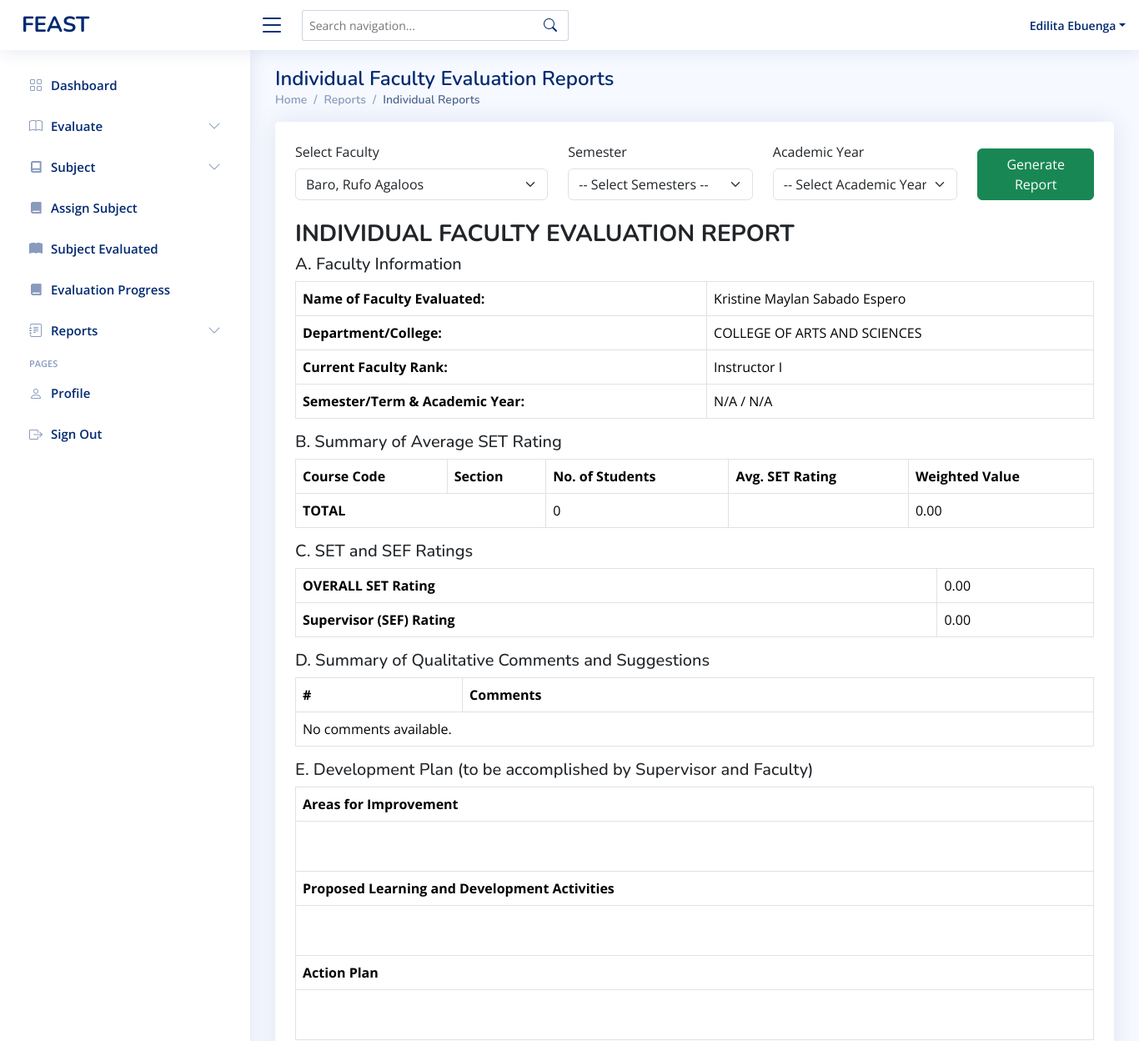
/admin-individualreport-orig.php?faculty_id=00421 (signed in, upper part), run on an earlier commit of the app's database.
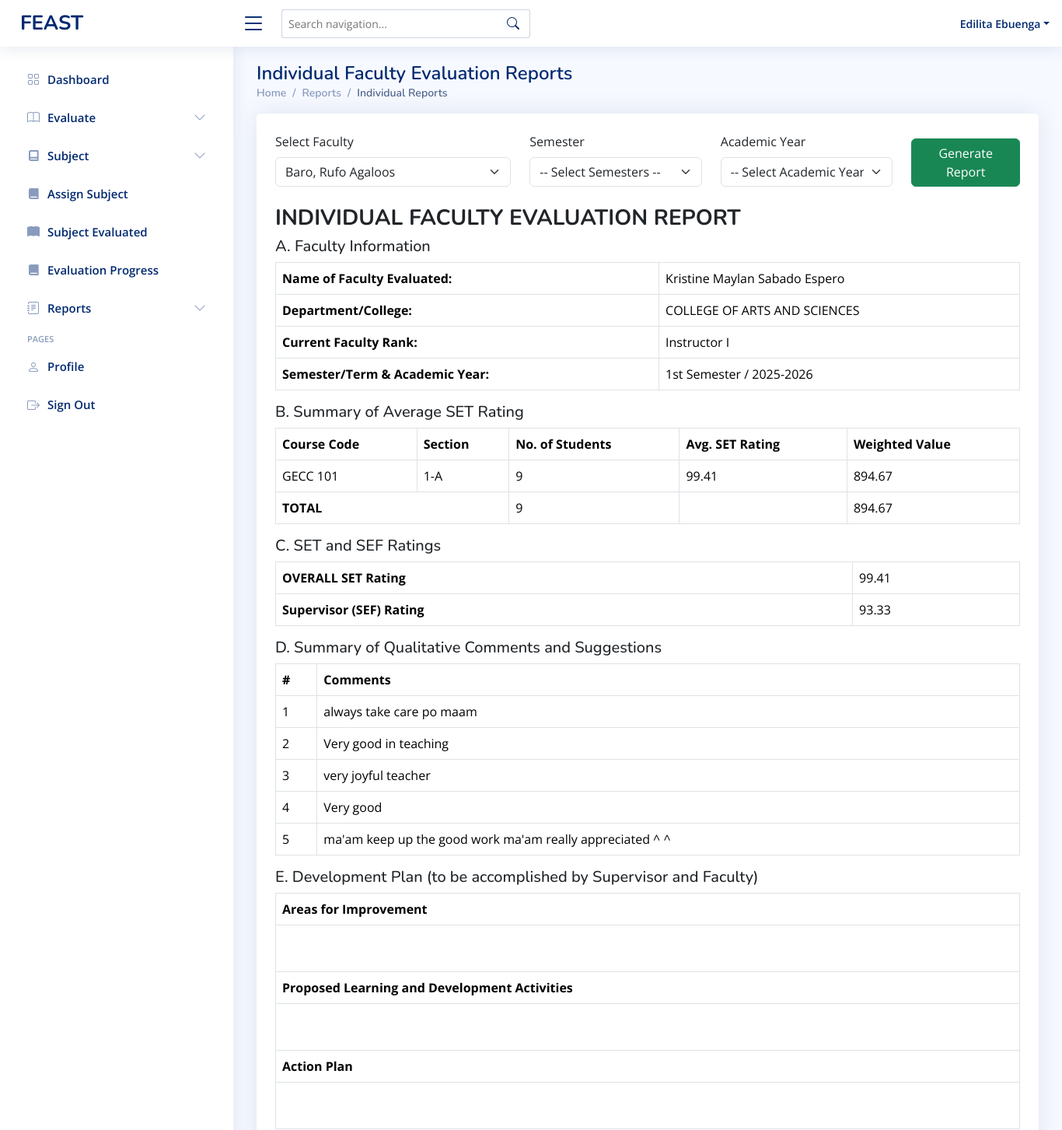
And on a later commit of the database.
### tables this page shows
CREATE TABLE `admin_evaluation` (
  `id` int(11) NOT NULL,
  `evaluator_id` varchar(50) NOT NULL,
  `evaluatee_id` varchar(50) NOT NULL,
  `evaluator_position` varchar(50) NOT NULL,
  `academic_year` varchar(20) NOT NULL,
  `semester` enum('1st Semester','2nd Semester','Summer') NOT NULL,
  `total_score` int(11) NOT NULL,
  `computed_rating` decimal(5,2) NOT NULL,
  `comments` text DEFAULT NULL,
  `department` varchar(255) DEFAULT NULL,
  `evaluation_date` datetime DEFAULT current_timestamp()
);

CREATE TABLE `evaluation` (
  `id` int(11) NOT NULL,
  `student_id` varchar(50) DEFAULT NULL,
  `department` varchar(255) NOT NULL,
  `subject_code` varchar(50) DEFAULT NULL,
  `subject_title` varchar(50) NOT NULL,
  `academic_year` varchar(9) NOT NULL,
  `faculty_id` varchar(50) DEFAULT NULL,
  `total_score` decimal(5,2) DEFAULT NULL,
  `computed_rating` decimal(5,2) NOT NULL,
  `comment` text DEFAULT NULL,
  `created_at` timestamp NOT NULL DEFAULT current_timestamp(),
  `semester` varchar(255) DEFAULT NULL,
  `student_section` varchar(11) NOT NULL,
  `is_anonymous` varchar(3) NOT NULL DEFAULT 'no'
);

### admin-individualreport-orig.php (the view, shortened to what the changed rows need)
<?php
include 'conn/conn.php';
?>
<!DOCTYPE html>
<html lang="en">
<head>
  <?php include 'head.php' ?>
</head>
<body>
  <main id="main" class="main">
    <div class="pagetitle">
      <h1>Individual Faculty Evaluation Reports</h1>
    </div>
    <div class="card p-4 mb-4">
      <?php
      if (isset($_GET['faculty_id'])) {
        $faculty_id = $_GET['faculty_id'];
        $stmt = $conn->prepare("SELECT last_name, first_name, mid_name, department, faculty_rank FROM faculty WHERE idnumber = ?");
        $stmt->bind_param("s", $faculty_id);
        $stmt->execute();
        $stmt->bind_result($lname, $fname, $mname, $department, $faculty_rank);
        $faculty_name = "$fname $mname $lname";
        $params_types = "s";
        $params_values = [$faculty_id];
        $eval_where_clauses = ["faculty_id = ?"];
        $admin_eval_where_clauses = ["evaluatee_id = ?"];
        $eval_where_sql = implode(' AND ', $eval_where_clauses);
        $admin_eval_where_sql = implode(' AND ', $admin_eval_where_clauses);
        $semester = "N/A";
        $academic_year = "N/A";
        $admin_eval_stmt = $conn->prepare("SELECT semester, academic_year FROM admin_evaluation WHERE " . $admin_eval_where_sql . " ORDER BY evaluation_date DESC LIMIT 1");
        if ($admin_eval_stmt) {
          $admin_eval_stmt->bind_param($params_types, ...$params_values);
          $admin_eval_stmt->execute();
          $admin_eval_stmt->bind_result($sem_res, $ay_res);
          if ($admin_eval_stmt->fetch()) {
            $semester = $sem_res;
            $academic_year = $ay_res;
          }
        }
        $set_summary_query = "SELECT
                                        e.subject_code,
                                        TRIM(e.student_section) AS student_section,
                                        COUNT(*) AS num_students,
                                        ROUND(AVG(e.computed_rating), 2) AS avg_rating,
                                        ROUND(COUNT(*) * AVG(e.computed_rating), 2) AS weighted_value
                                    FROM evaluation e
                                    WHERE " . $eval_where_sql;
        $set_summary_query .= " GROUP BY e.subject_code, TRIM(e.student_section)";
        $stmt_set = $conn->prepare($set_summary_query);
        if ($stmt_set) {
          $stmt_set->bind_param($params_types, ...$params_values);
          $stmt_set->execute();
          $result = $stmt_set->get_result();
        } else {
          $result = false;
        }
        $total_students = 0;
        $total_weighted_value = 0;
        $table_rows = '';
        if ($result) {
          while ($row = mysqli_fetch_assoc($result)) {
            $subject = htmlspecialchars($row['subject_code']);
            $section = htmlspecialchars($row['student_section']);
            $students = $row['num_students'];
            $avg = number_format($row['avg_rating'], 2);
            $weighted = number_format($row['weighted_value'], 2);
            $total_students += $students;
            $total_weighted_value += $row['weighted_value'];
            $table_rows .= "<tr>
                                            <td>$subject</td>
                                            <td>$section</td>
                                            <td>$students</td>
                                            <td>$avg</td>
                                            <td>$weighted</td>
                                        </tr>";
          }
        }
        $overall_set = $total_students ? number_format($total_weighted_value / $total_students, 2) : '0.00';
        $sef_query = "SELECT AVG(computed_rating) as sef_rating FROM admin_evaluation WHERE " . $admin_eval_where_sql;
        $stmt_sef = $conn->prepare($sef_query);
        $sef_rating = 0;
        if ($stmt_sef) {
          $stmt_sef->bind_param($params_types, ...$params_values);
          $stmt_sef->execute();
          $sef_result = $stmt_sef->get_result();
          $sef_rating = mysqli_fetch_assoc($sef_result)['sef_rating'] ?? 0;
          $sef_rating = number_format($sef_rating, 2);
        }
        $comments_query = "SELECT comment FROM evaluation WHERE " . $eval_where_sql . " AND comment IS NOT NULL AND comment <> '' LIMIT 5";
        $stmt_comments = $conn->prepare($comments_query);
        if ($stmt_comments) {
          $stmt_comments->bind_param($params_types, ...$params_values);
          $stmt_comments->execute();
          $comments_q = $stmt_comments->get_result();
        } else {
          $comments_q = false;
        }
      ?>
        <h3><strong>INDIVIDUAL FACULTY EVALUATION REPORT</strong></h3>
        <h5>A. Faculty Information</h5>
        <table class="table table-bordered">
          <tr>
            <th>Name of Faculty Evaluated:</th>
            <td><?= htmlspecialchars($faculty_name) ?></td>
          </tr>
          <tr>
            <th>Department/College:</th>
            <td><?= htmlspecialchars($department) ?></td>
          </tr>
          <tr>
            <th>Current Faculty Rank:</th>
            <td><?= htmlspecialchars($faculty_rank) ?></td>
          </tr>
          <tr>
            <th>Semester/Term & Academic Year:</th>
            <td><?= htmlspecialchars($semester) ?> / <?= htmlspecialchars($academic_year) ?></td>
          </tr>
        </table>
        <h5>B. Summary of Average SET Rating</h5>
        <table class="table table-bordered">
          <thead>
            <tr>
              <th>Course Code</th>
              <th>Section</th>
              <th>No. of Students</th>
              <th>Avg. SET Rating</th>
              <th>Weighted Value</th>
            </tr>
          </thead>
          <tbody>
            <?= $table_rows ?>
            <tr>
              <th colspan='2'>TOTAL</th>
              <td><?= $total_students ?></td>
              <td></td>
              <td><?= number_format($total_weighted_value, 2) ?></td>
            </tr>
          </tbody>
        </table>
        <h5>C. SET and SEF Ratings</h5>
        <table class="table table-bordered">
          <tr>
            <th>OVERALL SET Rating</th>
            <td><?= $overall_set ?></td>
          </tr>
          <tr>
            <th>Supervisor (SEF) Rating</th>
            <td><?= $sef_rating ?></td>
          </tr>
        </table>
        <h5>D. Summary of Qualitative Comments and Suggestions</h5>
        <table class="table table-bordered">
          <tr>
            <th>#</th>
            <th>Comments</th>
          </tr>
          <?php
          $count = 1;
          if ($comments_q) {
            while ($row = mysqli_fetch_assoc($comments_q)) {
              echo "<tr><td>{$count}</td><td>" . htmlspecialchars($row['comment']) . "</td></tr>";
              $count++;
            }
          }
          if ($count == 1) echo "<tr><td colspan='2'>No comments available.</td></tr>";
          ?>
        </table>
        <h5>E. Development Plan (to be accomplished by Supervisor and Faculty)</h5>
        <table class="table table-bordered">
          <tr>
            <th>Areas for Improvement</th>
          </tr>
          <tr>
            <td style="height:60px;"></td>
          </tr>
          <tr>
            <th>Proposed Learning and Development Activities</th>
          </tr>
          <tr>
            <td style="height:60px;"></td>
          </tr>
          <tr>
            <th>Action Plan</th>
          </tr>
          <tr>
            <td style="height:60px;"></td>
          </tr>
        </table>
        <br>
      <?php } ?>
    </div>
  </main>
</body>
</html>

What changed in the data, as far as the page shows it:
added admin_evaluation: semester "1st Semester", academic_year "2025-2026"
added evaluation: comment "always take care po maam"
added evaluation: comment "Very good in teaching"
added evaluation: comment "very joyful teacher"
added evaluation: comment "Very good"
added evaluation: comment "ma'am keep up the good work ma'am really appreciated ^ ^"
Also different on the page:
$total_students: "0" → "9"
$total_weighted_value: "0.00" → "894.67"
$overall_set: "0.00" → "99.41"
$sef_rating: "0.00" → "93.33"
$semester: "N/A" → (not shown)
$academic_year: "N/A" → (not shown)
new list line: "GECC 101 1-A 9 99.41 894.67"
text no longer shown: "No comments available."
